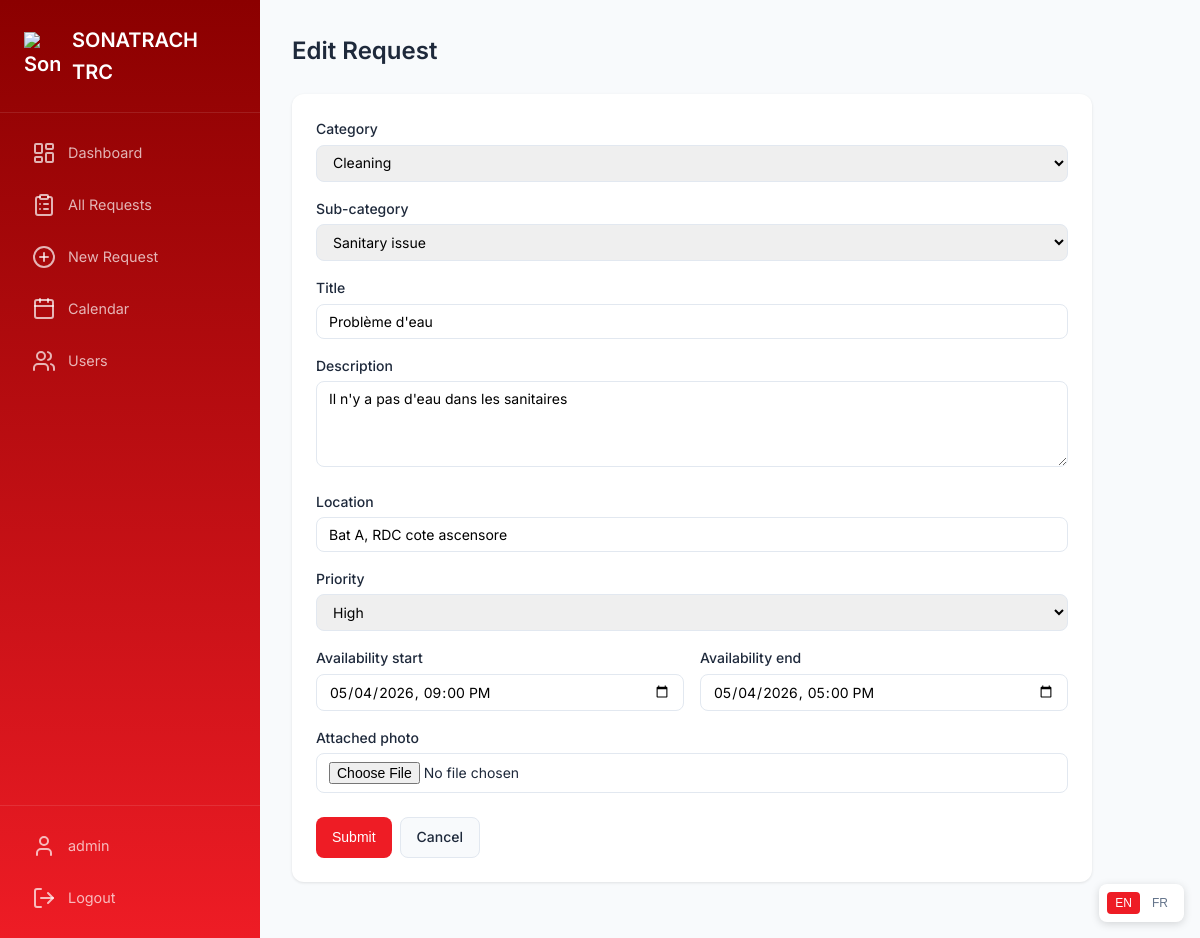
Screenshot of /requests/6/edit/ (signed in) with the database file from the repository.
### requests_app/models.py (models this page shows, shortened)
class MaintenanceRequest(models.Model):
    REQUEST_CATEGORY_CHOICES = [
        ('deplacement', 'Déplacement'),
        ('nettoyage', 'Nettoyage'),
        ('desinsectisation', 'Désinsectisation'),
        ('maintenance', 'Maintenance'),
    ]
    SUBCATEGORY_DEPLACEMENT = [
        ('materiel_informatique', 'Matériel informatique'),
        ('mobilier', 'Mobilier'),
        ('archives', 'Archives'),
        ('autre_deplacement', 'Autre'),
    ]
    SUBCATEGORY_NETTOYAGE = [
        ('vider_corbeille', 'Vider corbeille'),
        ('poussiere', 'Poussière'),
        ('probleme_sanitaire', 'Problème sanitaire'),
        ('autre_nettoyage', 'Autre'),
    ]
    SUBCATEGORY_DESINSECTISATION = [
        ('fourmis', 'Fourmis'),
        ('cafards', 'Cafards'),
        ('mouches', 'Mouches'),
        ('moustiques', 'Moustiques'),
        ('rongeurs', 'Rongeurs'),
        ('autre_desinsectisation', 'Autre'),
    ]
    SUBCATEGORY_MAINTENANCE = [
        ('prise_electrique', 'Prise électrique'),
        ('led', 'LED'),
        ('climatiseur', 'Climatiseur'),
        ('autre_maintenance', 'Autre'),
    ]
    SUBCATEGORY_CHOICES = SUBCATEGORY_DEPLACEMENT + SUBCATEGORY_NETTOYAGE + SUBCATEGORY_DESINSECTISATION + SUBCATEGORY_MAINTENANCE
    PRIORITY_CHOICES = [
        ('low', 'Low'),
        ('medium', 'Medium'),
        ('high', 'High'),
        ('urgent', 'Urgent'),
    ]
    STATUS_CHOICES = [
        ('pending', 'Pending'),
        ('processing', 'Processing'),
        ('scheduled', 'Scheduled'),
        ('completed', 'Completed'),
        ('rejected', 'Rejected'),
    ]
    requester = models.ForeignKey(User, on_delete=models.CASCADE, related_name='requests')
    request_category = models.CharField(max_length=50, choices=REQUEST_CATEGORY_CHOICES, default='maintenance')
    request_subcategory = models.CharField(max_length=50, choices=SUBCATEGORY_CHOICES, default='autre_maintenance')
    title = models.CharField(max_length=200)
    description = models.TextField()
    office_location = models.CharField(max_length=200)
    destination_location = models.CharField(max_length=200, blank=True)
    priority = models.CharField(max_length=20, choices=PRIORITY_CHOICES, default='medium')
    status = models.CharField(max_length=20, choices=STATUS_CHOICES, default='pending')
    availability_start = models.DateTimeField()
    availability_end = models.DateTimeField()
    scheduled_date = models.DateTimeField(null=True, blank=True)
    admin_notes = models.TextField(blank=True)
    rejection_reason = models.TextField(blank=True)
    attachment = models.ImageField(upload_to='attachments/%Y/%m/', blank=True, null=True)
    created_at = models.DateTimeField(auto_now_add=True)
    updated_at = models.DateTimeField(auto_now=True)
    class Meta:
        ordering = ['-created_at']

### accounts/decorators.py (the view)
        def wrapper(request, *args, **kwargs):
            if not request.user.is_authenticated:
                return redirect('login')
            if not hasattr(request.user, 'profile'):
                messages.error(request, 'User profile not found.')
                return redirect('login')
            if request.user.profile.role not in allowed_roles:
                messages.error(request, 'You do not have permission to access this page.')
                return redirect('request_list')
            return view_func(request, *args, **kwargs)

### accounts/models.py (called while the page is built)
    @property
    def is_admin(self):
        return self.role == 'admin'

### requests_app/templates/requests_app/request_form.html (shortened to what this page needs)
{% extends 'base.html' %}
{% block content %}
<div class="page-header">
    <h1><span class="lang-en">{{ title }}</span><span class="lang-fr">{% if title == "New Request" %}Nouvelle demande{% else %}Modifier la demande{% endif %}</span></h1>
</div>
<div class="card" style="max-width: 800px;">
    <form method="POST" enctype="multipart/form-data">
        <div class="form-group">
            <label for="id_request_category">
                <span class="lang-en">Category</span><span class="lang-fr">Catégorie</span>
            </label>
            {{ form.request_category }}
        </div>
        <div class="form-group" id="subcategory_group" style="display: none;">
            <label for="id_request_subcategory">
                <span class="lang-en">Sub-category</span><span class="lang-fr">Sous-catégorie</span>
            </label>
            {{ form.request_subcategory }}
        </div>
        <div class="form-group">
            <label for="id_title">
                <span class="lang-en">Title</span><span class="lang-fr">Titre</span>
            </label>
            {{ form.title }}
        </div>
        <div class="form-group">
            <label for="id_description">
                <span class="lang-en">Description</span><span class="lang-fr">Description</span>
            </label>
            {{ form.description }}
        </div>
        <div class="form-group">
            <label for="id_office_location">
                <span class="lang-en">Location</span><span class="lang-fr">Emplacement</span>
            </label>
            {{ form.office_location }}
        </div>
        <div class="form-group">
            <label for="id_priority">
                <span class="lang-en">Priority</span><span class="lang-fr">Priorité</span>
            </label>
            {{ form.priority }}
        </div>
        <div style="display: grid; grid-template-columns: 1fr 1fr; gap: 1rem;">
            <div class="form-group">
                <label for="id_availability_start">
                    <span class="lang-en">Availability start</span><span class="lang-fr">Début de disponibilité</span>
                </label>
                {{ form.availability_start }}
            </div>
            <div class="form-group">
                <label for="id_availability_end">
                    <span class="lang-en">Availability end</span><span class="lang-fr">Fin de disponibilité</span>
                </label>
                {{ form.availability_end }}
            </div>
        </div>
        <div class="form-group">
            <label for="id_attachment">
                <span class="lang-en">Attached photo</span><span class="lang-fr">Photo jointe</span>
            </label>
            {{ form.attachment }}
        </div>
        <div style="display: flex; gap: 0.5rem; margin-top: 1.5rem;">
            <button type="submit" class="btn btn-primary"><span class="lang-en">Submit</span><span class="lang-fr">Soumettre</span></button>
            <a href="{% url 'request_list' %}" class="btn btn-secondary"><span class="lang-en">Cancel</span><span class="lang-fr">Annuler</span></a>
        </div>
    </form>
</div>
{% endblock %}

### templates/base.html (shortened to what this page needs)
<!DOCTYPE html>
<html lang="en">
<head>
    <link rel="stylesheet" href="https://unpkg.com/lucide-static@latest/font/lucide.min.css">
    <link rel="stylesheet" href="/static/css/style.css">
</head>
<body>
    {% if user.is_authenticated %}
    <div class="app-container">
        <aside class="sidebar" id="sidebar">
            <div class="sidebar-header">
                <div class="logo">
                    <img src="/static/images/sonatrach.svg" alt="Sonatrach" class="logo-icon" style="width: 36px; height: auto;">
                    <span class="logo-text">SONATRACH TRC</span>
                </div>
            </div>
            <nav class="sidebar-nav">
                {% if user.profile.is_admin %}
                <a href="{% url 'admin_dashboard' %}" class="nav-item {% if request.path == '/admin-panel/' %}active{% endif %}">
                    <i data-lucide="layout-dashboard"></i>
                    <span class="lang-en">Dashboard</span><span class="lang-fr">Tableau de bord</span>
                </a>
                <a href="{% url 'admin_request_list' %}" class="nav-item {% if '/admin-panel/requests' in request.path %}active{% endif %}">
                    <i data-lucide="clipboard-list"></i>
                    <span class="lang-en">All Requests</span><span class="lang-fr">Toutes les demandes</span>
                </a>
                <a href="{% url 'request_create' %}" class="nav-item {% if '/requests/new' in request.path %}active{% endif %}">
                    <i data-lucide="plus-circle"></i>
                    <span class="lang-en">New Request</span><span class="lang-fr">Nouvelle demande</span>
                </a>
                <a href="{% url 'admin_calendar' %}" class="nav-item {% if '/admin-panel/calendar' in request.path %}active{% endif %}">
                    <i data-lucide="calendar"></i>
                    <span class="lang-en">Calendar</span><span class="lang-fr">Calendrier</span>
                </a>
                <a href="{% url 'user_list' %}" class="nav-item {% if '/admin-panel/users' in request.path %}active{% endif %}">
                    <i data-lucide="users"></i>
                    <span class="lang-en">Users</span><span class="lang-fr">Utilisateurs</span>
                </a>
                {% endif %}
            </nav>
            <div class="sidebar-footer">
                <a href="{% url 'profile' %}" class="nav-item">
                    <i data-lucide="user"></i>
                    <span>{{ user.get_full_name|default:user.username }}</span>
                </a>
                <a href="{% url 'logout' %}" class="nav-item">
                    <i data-lucide="log-out"></i>
                    <span class="lang-en">Logout</span><span class="lang-fr">Déconnexion</span>
                </a>
            </div>
        </aside>
        <main class="main-content">
            {% block content %}{% endblock %}
        </main>
    </div>
    {% else %}
    <div class="auth-container">
        {% block auth_content %}{% endblock %}
    </div>
    {% endif %}
    <div class="language-switcher" style="position: fixed; bottom: 1rem; right: 1rem; z-index: 999; background: white; padding: 0.5rem; border-radius: 0.5rem; box-shadow: 0 2px 8px rgba(0,0,0,0.15);">
        <div style="display: flex; gap: 0.25rem;">
            <button id="lang-en" style="border: none; padding: 0.25rem 0.5rem; border-radius: 0.25rem; cursor: pointer; font-size: 0.75rem;">EN</button>
            <button id="lang-fr" style="border: none; padding: 0.25rem 0.5rem; border-radius: 0.25rem; cursor: pointer; font-size: 0.75rem;">FR</button>
        </div>
    </div>
</body>
</html>

### static/css/style.css (style rules this page uses)
:root { --primary: #EE1C25; --primary-dark: #C81018; --primary-light: #FF4040; --sidebar-bg: linear-gradient(180deg, #8B0000 0%, #EE1C25 100%); --content-bg: #f8fafc; --card-bg: #ffffff; --text-primary: #1e293b; --text-secondary: #64748b; --border-color: #e2e8f0; --success: #10b981; --warning: #f59e0b; --danger: #EE1C25; --info: #3b82f6; }
* { margin: 0; padding: 0; box-sizing: border-box; }
html, body { height: 100%; }
body { font-family: 'Inter', sans-serif; background: var(--content-bg); color: var(--text-primary); line-height: 1.6; }
.app-container { display: flex; min-height: 100vh; }
.sidebar { width: 260px; background: var(--sidebar-bg); color: white; display: flex; flex-direction: column; position: fixed; top: 0; bottom: 0; left: 0; z-index: 100; transition: transform 0.3s; overflow-y: auto; -webkit-overflow-scrolling: touch; }
.sidebar-header { padding: 1.5rem; border-bottom: 1px solid rgba(255,255,255,0.1); }
.logo { display: flex; align-items: center; gap: 0.75rem; font-size: 1.25rem; font-weight: 600; }
.logo-icon { width: 28px; height: 28px; }
.sidebar-nav { flex: 1; padding: 1rem; display: flex; flex-direction: column; gap: 0.25rem; overflow-y: auto; }
.nav-item { display: flex; align-items: center; gap: 0.75rem; padding: 0.75rem 1rem; color: rgba(255,255,255,0.7); text-decoration: none; border-radius: 0.5rem; transition: all 0.2s; font-size: 0.9rem; }
.sidebar-footer { padding: 1rem; border-top: 1px solid rgba(255,255,255,0.1); display: flex; flex-direction: column; gap: 0.25rem; }
.main-content { flex: 1; margin-left: 260px; padding: 2rem; max-width: calc(100vw - 260px); }
.page-header { display: flex; justify-content: space-between; align-items: center; margin-bottom: 1.5rem; }
.page-header h1 { font-size: 1.5rem; font-weight: 600; }
.card { background: var(--card-bg); border-radius: 0.75rem; padding: 1.5rem; box-shadow: 0 1px 3px rgba(0,0,0,0.1); margin-bottom: 1.5rem; }
.btn { display: inline-flex; align-items: center; gap: 0.5rem; padding: 0.5rem 1rem; border: none; border-radius: 0.5rem; font-size: 0.875rem; font-weight: 500; cursor: pointer; text-decoration: none; transition: all 0.2s; }
.btn-primary { background: var(--primary); color: white; }
.btn-secondary { background: var(--content-bg); color: var(--text-primary); border: 1px solid var(--border-color); }
.form-control { width: 100%; padding: 0.5rem 0.75rem; border: 1px solid var(--border-color); border-radius: 0.5rem; font-size: 0.875rem; font-family: 'Inter', sans-serif; transition: border-color 0.2s; }
.form-group { margin-bottom: 1rem; }
.form-group label { display: block; font-size: 0.875rem; font-weight: 500; margin-bottom: 0.25rem; color: var(--text-primary); }
.lang-en { display: inline !important; }

### rows the page displays
MaintenanceRequest: request_category "Cleaning", request_subcategory "Sanitary issue", title "Problème d'eau", description "Il n'y a pas d'eau dans les sanitaires", office_location "Bat A, RDC cote ascensore", priority "High", availability_start "05/04/2026 21:00", availability_end "05/04/2026 17:00"

### other values shown
{{ user.get_full_name|default:user.username }} "admin"
{{ title }} "Edit Request"
